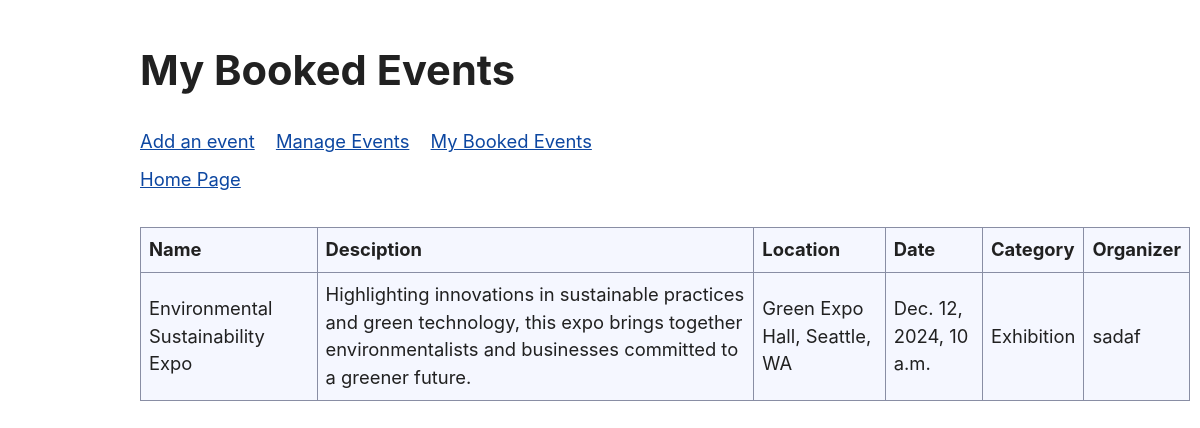
Page /events/my-events/booked/ (signed in) on the committed database.
### event_track/models.py (models this page shows, shortened)
class Event(models.Model):
    name = models.CharField(max_length=255)
    description = models.TextField(blank=True)
    date = models.DateTimeField()
    location = models.CharField(max_length=255)
    capacity = models.PositiveIntegerField(default=10)
    organizer = models.ForeignKey(User, on_delete=models.CASCADE, related_name='events')
    category = models.ForeignKey(Category, on_delete=models.CASCADE, null=True, related_name='events')

class Category(models.Model):
    name = models.CharField(max_length=255)
    def __str__(self):
        return f'{self.name}'

### event_track/views.py (the view)
# urls.py: path('my-events/booked/', views.my_booked_events, name='my_booked_events'),
@login_required
def my_booked_events(request):
    current_user = request.user
    events = Event.objects.filter(booked_events__user=current_user)
    return render(request, 'my_booked_events.html', {'events': events})

### event_track/templates/my_booked_events.html
{% extends 'event_track_base.html' %}
{% block content %}
<h2 style=" margin-left: -100px;">My Booked Events</h2>
{% include 'event_navbar.html' %}
<nav style="margin-bottom: 10px;  margin-left: -100px;">
    <div style="margin: 0;">
        <a style="margin-right: .5rem; margin-left: 0; padding-left: 0;" href="{% url 'event_home' %}">Home Page</a>
    </div>
</nav>
<div>
    {% if events %}
    <table style="width: 1050px; margin-left: -100px;">
        <tr>
            <th>Name</th>
            <th>Desciption</th>
            <th>Location</th>
            <th>Date</th>
            <th>Category</th>
            <th>Organizer</th>
        </tr>
        {% for event in events %}
        <tr>
            <td>{{event.name}}</td>
            <td>{{event.description}}</td>
            <td>{{event.location}}</td>
            <td>{{event.date}}</td>
            <td>{{event.category}}</td>
            <td>{{event.organizer}}</td>
        </tr>
        {% endfor %}
    </table>
    {% else %}
    <h3>You didn't booked any events Yet.</h3>
    {% endif %}
</div>
{% endblock %}

### event_track/static/css/styles.css (style rules this page uses)
:root, ::backdrop { --sans-font: -apple-system, BlinkMacSystemFont, "Avenir Next", Avenir, "Nimbus Sans L", Roboto, "Noto Sans", "Segoe UI", Arial, Helvetica, "Helvetica Neue", sans-serif; --mono-font: Consolas, Menlo, Monaco, "Andale Mono", "Ubuntu Mono", monospace; --standard-border-radius: 5px; --bg: #fff; --accent-bg: #f5f7ff; --text: #212121; --text-light: #585858; --border: #898ea4; --accent: #0d47a1; --accent-hover: #1266e2; --accent-text: var(--bg); --code: #d81b60; --preformatted: #444; --marked: #fd3; --disabled: #efefef; }
html { font-family: var(--sans-font); scroll-behavior: smooth; }
body { color: var(--text); background-color: var(--bg); grid-template-columns: 1fr min(45rem, 90%) 1fr; margin: 0; font-size: 1.15rem; line-height: 1.5; display: grid; }
body > * { grid-column: 2; }
h2 { margin-top: 3rem; font-size: 2.6rem; }
p, h1, h2, h3, h4, h5, h6 { overflow-wrap: break-word; }
h1, h2, h3 { line-height: 1.1; }
a, a:visited { color: var(--accent); }
table { border-collapse: collapse; margin: 1.5rem 0; }
td, th { border: 1px solid var(--border); text-align: start; padding: 0.5rem; }
th { background-color: var(--accent-bg); font-weight: 700; }
tr:nth-child(2n) { background-color: var(--accent-bg); }

### rows in the picture
Event: name "Environmental Sustainability Expo", description "Highlighting innovations in sustainable practices and green technology, this expo brings together environmentalists and businesses committed to a greener future.", location "Green Expo Hall, Seattle, WA", date "Dec. 12, 2024, 10 a.m.", category "Exhibition", organizer "sadaf"
